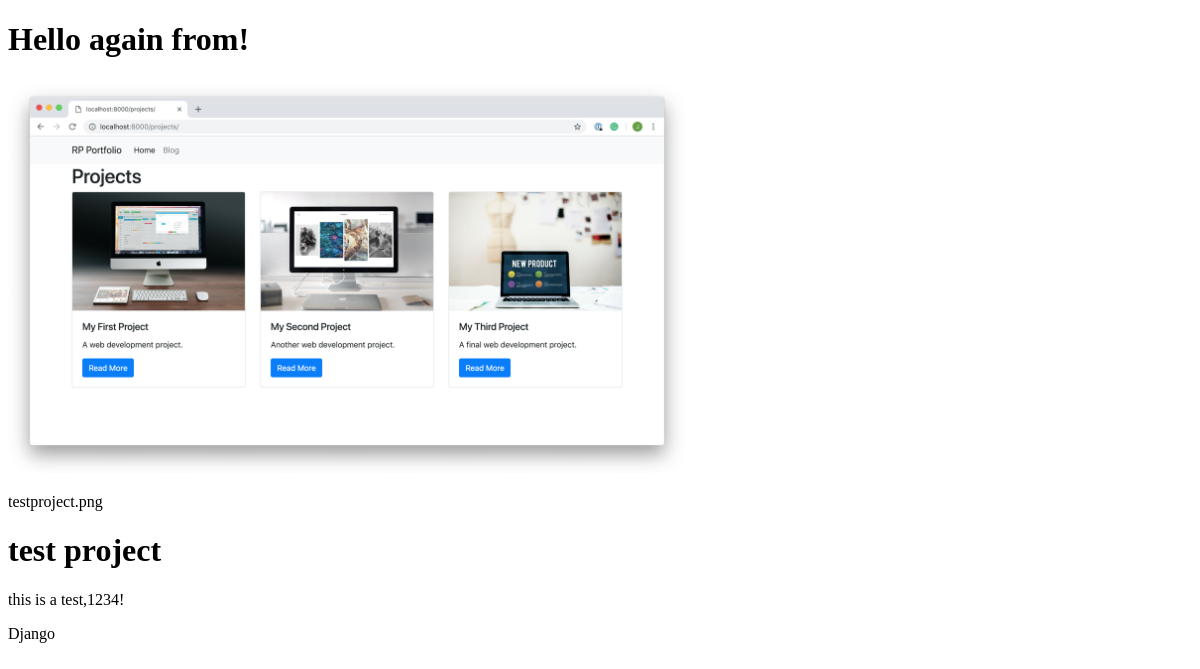
The app's page /projects/, older data.
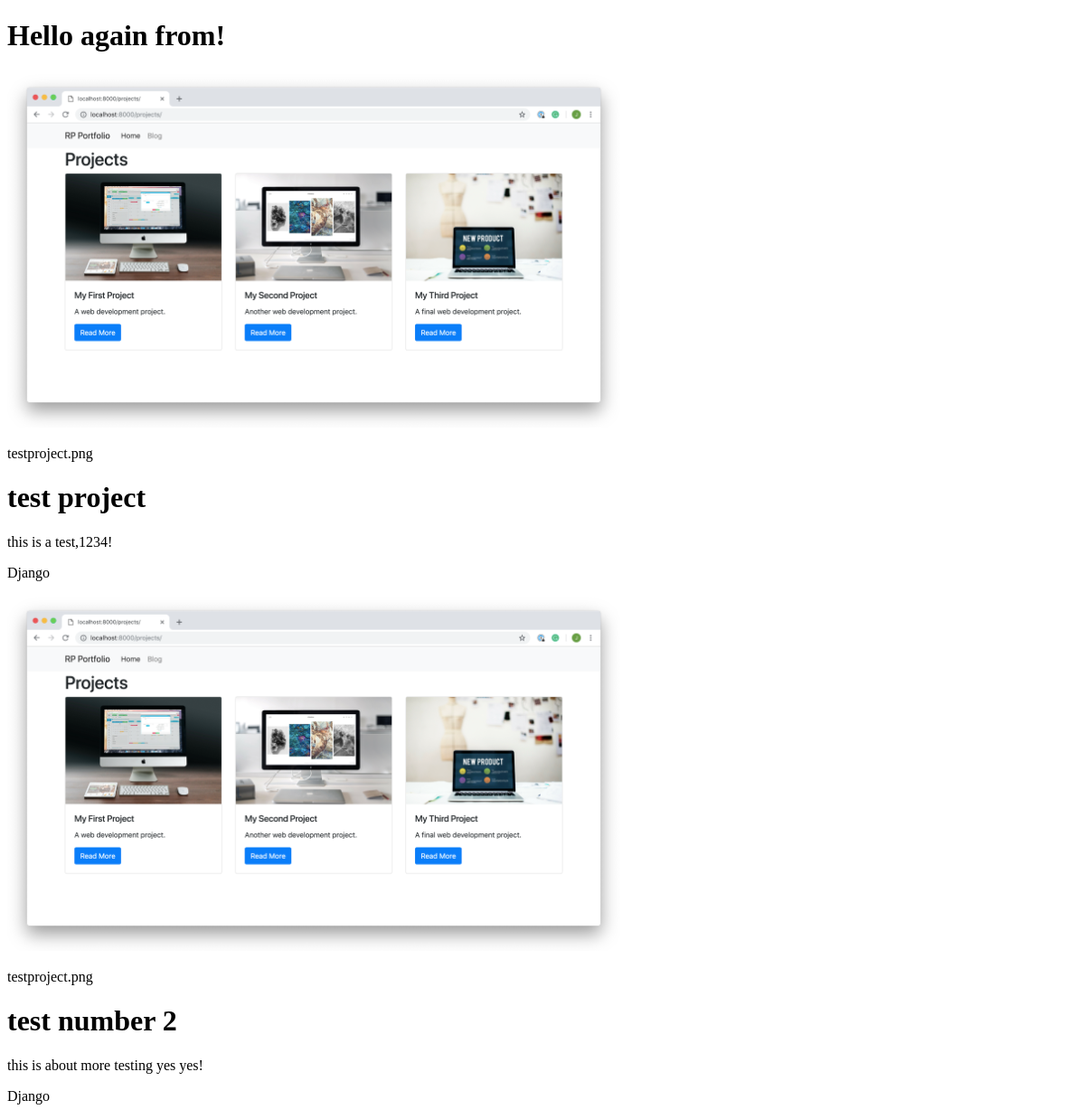
The same page, newer data.
### projects/models.py (models this page shows)
class Project(models.Model):
    title = models.CharField(max_length=100)
    description = models.TextField()
    technology = models.CharField(max_length=20)
    image = models.CharField(max_length=100)

### projects/views.py (the view)
# urls.py: path('', views.all_projects),
def all_projects(request):
    projects = Project.objects.all()
    return render(
        request,
        'projects/all_projects.html',
        {'projects': projects}
        )

### projects/templates/projects/all_projects.html (shortened to what this page needs)
{% load static %}
<!DOCTYPE html>
<html lang="en">
<head>
</head>
<body>
    <h1>Hello again from!</h1>
    {% for project in projects %}
        <img src="{% static project.image %}" alt="screenshot of project">
        <p>{{ project.image }}</p>
        <h1>{{  project.title }}</h1>
        <p>{{  project.description }}</p>
        <p>{{  project.technology }}</p>
    {% endfor %}
</body>
</html>

Row changes from the older to the newer data that the page shows:
added Project: image (picture), image "testproject.png", title "test number 2", description "this is about more testing yes yes!", technology "Django"
